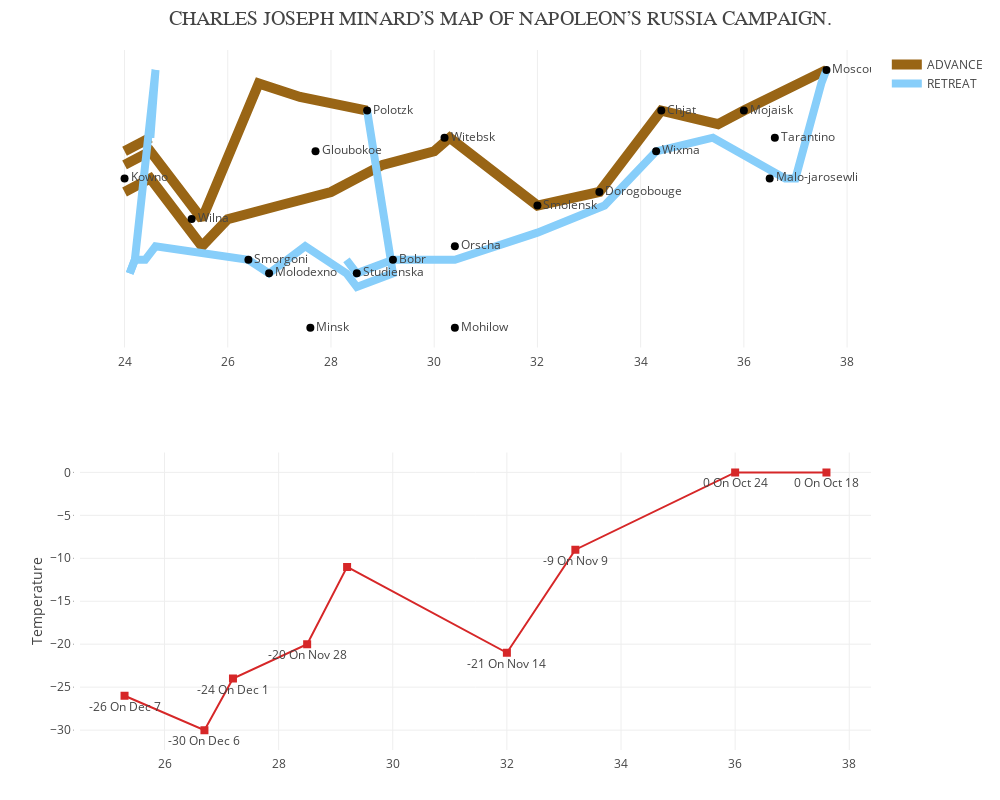

Notebook code cell kept with this figure:
### Code cell
# Subplot for temprature
fig = tools.make_subplots(rows=2,cols=1)

fig.append_trace(trace1A,1,1)
fig.append_trace(trace1R,1,1)
fig.append_trace(trace2A,1,1)
fig.append_trace(trace2R,1,1)
fig.append_trace(trace3A,1,1)
fig.append_trace(trace3R,1,1)
fig.append_trace(traceCities,1,1)
fig.append_trace(traceTemp,2,1)


fig['layout'].update(
    title = dict(
        text = 'CHARLES JOSEPH MINARD’S MAP OF NAPOLEON’S RUSSIA CAMPAIGN.',
        font = dict(
            size = 20,
            family = "Droid Serif"
        ),
        xanchor = "center"
    ),
    
    margin = dict(
        b = 50,
        t = 50,
        pad = 5
    ),
    showlegend=True,
    width = 1000,
    height = 800,
    yaxis = dict(visible=False),
    yaxis2 = dict(title= 'Temperature',ticklen= 0.5,zeroline= False)
)

py.iplot(fig, validate = False)

### Figure 1 — Plotly figure (JSON) as saved in the notebook; plotly's stock layout.template omitted (floating-point values rounded to 4 significant figures)
{"data": [{"line": {"color": "#996515", "width": 10}, "mode": "lines", "name": "ADVANCE", "type": "scatter", "uid": "9d44f9c3-c324-4e0a-9269-f8b9f8db6dba", "x": [24, 24.5, 25.5, 26, 27, 28, 28.5, 29, 30, 30.3, 32, 33.2, 34.4, 35.5, 36, 37.6], "xaxis": "x", "y": [54.9, 55, 54.5, 54.7, 54.8, 54.9, 55, 55.1, 55.2, 55.3, 54.8, 54.9, 55.5, 55.4, 55.5, 55.8], "yaxis": "y"}, {"line": {"color": "lightskyblue", "width": 8}, "mode": "lines", "name": "RETREAT", "type": "scatter", "uid": "276e6af6-5500-4af1-8a1a-a46aa9311fab", "x": [37.6, 37.5, 37, 36.8, 35.4, 34.3, 33.3, 32, 30.4, 29.2, 28.5, 28.3], "xaxis": "x", "y": [55.8, 55.7, 55, 55, 55.3, 55.2, 54.8, 54.6, 54.4, 54.4, 54.3, 54.4], "yaxis": "y"}, {"line": {"color": "#996515", "width": 10}, "mode": "lines", "showlegend": false, "textposition": "bottom center", "type": "scatter", "uid": "429cf708-a17b-48df-94cb-4a152cb350a7", "x": [24, 24.5, 25.5, 26.6, 27.4, 28.7], "xaxis": "x", "y": [55.1, 55.2, 54.7, 55.7, 55.6, 55.5], "yaxis": "y"}, {"line": {"color": "lightskyblue", "width": 8}, "mode": "lines", "showlegend": false, "text": [null, null, null, null, null, null, null, null, null, null, null], "type": "scatter", "uid": "f7cefe3f-2182-4cf3-b8db-a535645d9958", "x": [28.7, 29.2, 28.5, 28.3, 27.5, 26.8, 26.4, 24.6, 24.4, 24.2, 24.1], "xaxis": "x", "y": [55.5, 54.3, 54.2, 54.3, 54.5, 54.3, 54.4, 54.5, 54.4, 54.4, 54.3], "yaxis": "y"}, {"line": {"color": "#996515", "width": 10}, "mode": "lines", "showlegend": false, "textposition": "bottom center", "type": "scatter", "uid": "6e180361-df91-40cc-86b2-a5f1e8c4721e", "x": [24, 24.5], "xaxis": "x", "y": [55.2, 55.3], "yaxis": "y"}, {"line": {"color": "lightskyblue", "width": 8}, "mode": "lines", "showlegend": false, "textposition": "bottom center", "type": "scatter", "uid": "3d7ee7e8-dc7e-402f-ab5b-62a41be4f48b", "x": [24.5, 24.6, 24.2, 24.1], "xaxis": "x", "y": [55.3, 55.8, 54.4, 54.3], "yaxis": "y"}, {"marker": {"color": "black", "size": 8}, "mode": "markers+text", "showlegend": false, "text": ["Kowno", "Wilna", "Smorgoni", "Molodexno", "Gloubokoe", "Minsk", "Studienska", "Polotzk", "Bobr", "Witebsk", "Orscha", "Mohilow", "Smolensk", "Dorogobouge", "Wixma", "Chjat", "Mojaisk", "Moscou", "Tarantino", "Malo-jarosewli", null, null, null, null, null, null, null, null, null, null, null, null, null, null, null, null, null, null, null, null, null, null, null, null, null, null, null, null], "textposition": "middle right", "type": "scatter", "uid": "5881cacb-45db-4301-8602-8d37178525bd", "x": [24, 25.3, 26.4, 26.8, 27.7, 27.6, 28.5, 28.7, 29.2, 30.2, 30.4, 30.4, 32, 33.2, 34.3, 34.4, 36, 37.6, 36.6, 36.5, null, null, null, null, null, null, null, null, null, null, null, null, null, null, null, null, null, null, null, null, null, null, null, null, null, null, null, null], "xaxis": "x", "y": [55, 54.7, 54.4, 54.3, 55.2, 53.9, 54.3, 55.5, 54.4, 55.3, 54.5, 53.9, 54.8, 54.9, 55.2, 55.5, 55.5, 55.8, 55.3, 55, null, null, null, null, null, null, null, null, null, null, null, null, null, null, null, null, null, null, null, null, null, null, null, null, null, null, null, null], "yaxis": "y"}, {"marker": {"color": "#d62728", "size": 8, "symbol": "square"}, "mode": "lines+text+markers", "showlegend": false, "text": ["0 On Oct 18", "0 On Oct 24", "-9 On Nov 9", "-21 On Nov 14", null, "-20 On Nov 28", "-24 On Dec 1", "-30 On Dec 6", "-26 On Dec 7", null, null, null, null, null, null, null, null, null, null, null, null, null, null, null, null, null, null, null, null, null, null, null, null, null, null, null, null, null, null, null, null, null, null, null, null, null, null, null], "textposition": "bottom center", "type": "scatter", "uid": "34fb7d2c-76e7-4b74-aea6-1120ddff5cc0", "x": [37.6, 36, 33.2, 32, 29.2, 28.5, 27.2, 26.7, 25.3, null, null, null, null, null, null, null, null, null, null, null, null, null, null, null, null, null, null, null, null, null, null, null, null, null, null, null, null, null, null, null, null, null, null, null, null, null, null, null], "xaxis": "x2", "y": [0, 0, -9, -21, -11, -20, -24, -30, -26, null, null, null, null, null, null, null, null, null, null, null, null, null, null, null, null, null, null, null, null, null, null, null, null, null, null, null, null, null, null, null, null, null, null, null, null, null, null, null], "yaxis": "y2"}], "layout": {"height": 800, "margin": {"b": 50, "pad": 5, "t": 50}, "showlegend": true, "title": {"font": {"family": "Droid Serif", "size": 20}, "text": "CHARLES JOSEPH MINARD’S MAP OF NAPOLEON’S RUSSIA CAMPAIGN.", "xanchor": "center"}, "width": 1000, "xaxis": {"anchor": "y", "domain": [0, 1]}, "xaxis2": {"anchor": "y2", "domain": [0, 1]}, "yaxis": {"anchor": "x", "domain": [0.575, 1], "visible": false}, "yaxis2": {"anchor": "x2", "domain": [0, 0.425], "ticklen": 0.5, "title": {"text": "Temperature"}, "zeroline": false}}}
